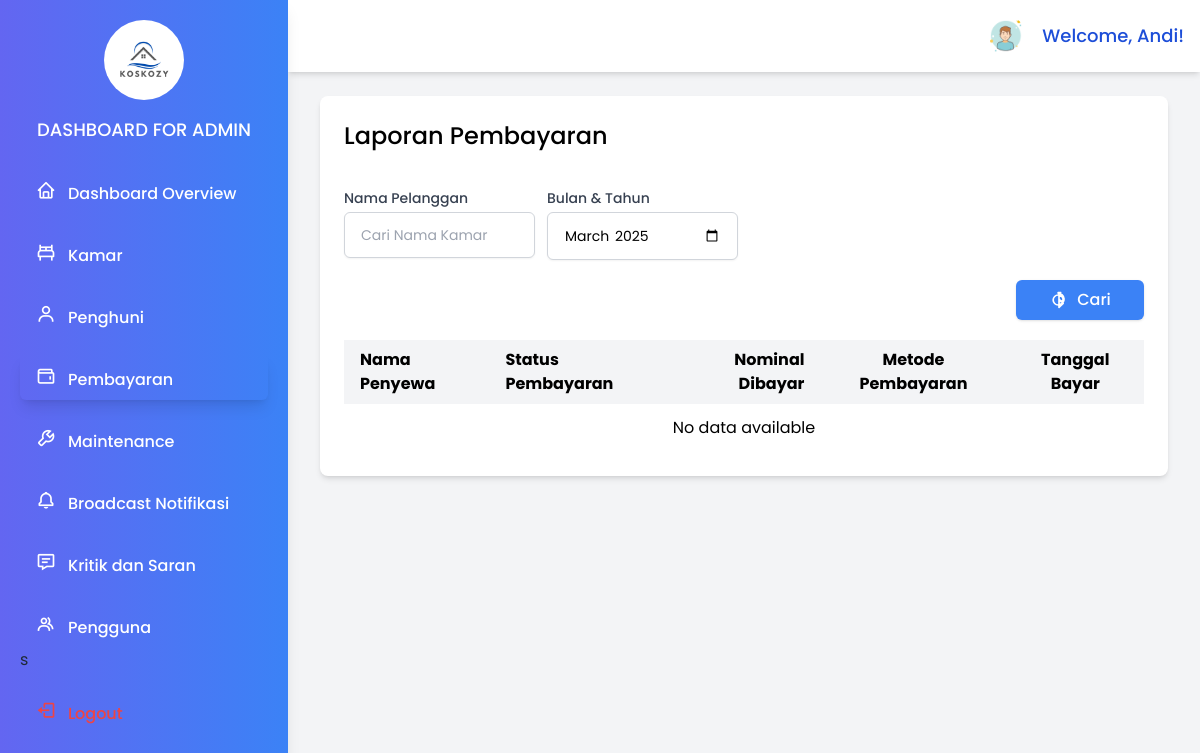
Before: /page/admin/pembayaran.php (signed in) with the older database file.
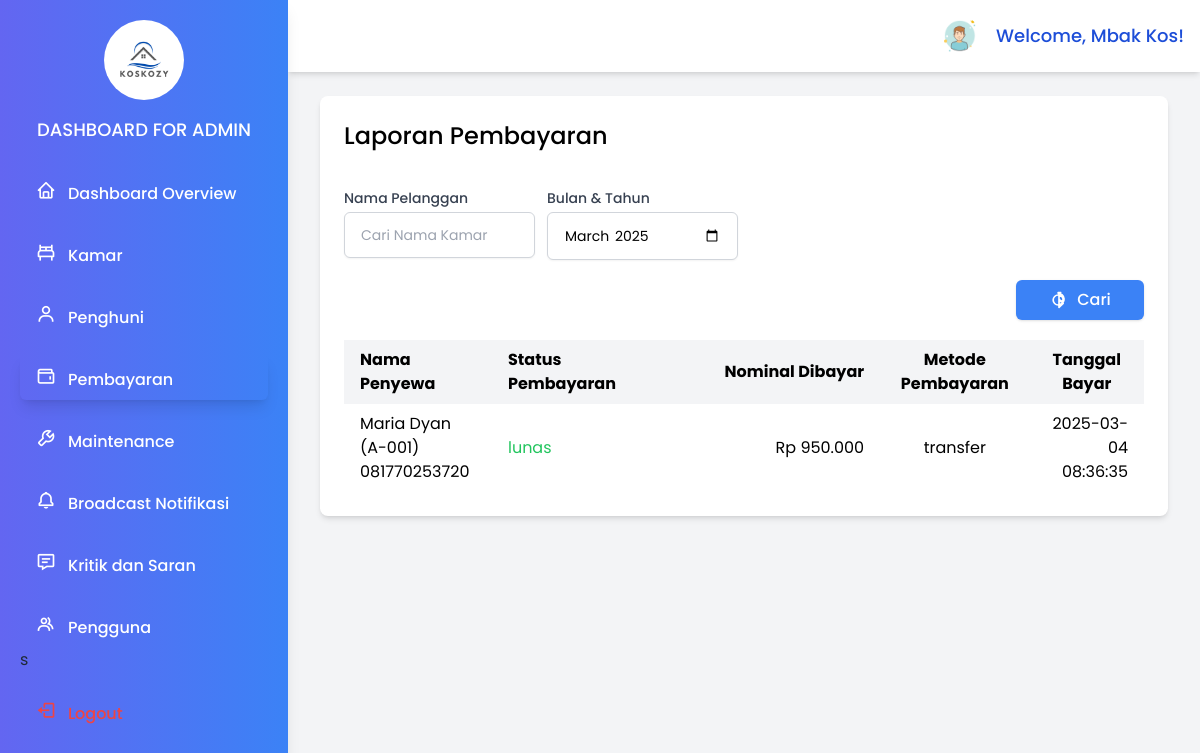
After: the same page with the newer database file.
### tables this page shows
CREATE TABLE `users` (
  `id` int(11) NOT NULL,
  `username` varchar(50) NOT NULL,
  `name` varchar(225) NOT NULL,
  `password_hash` varchar(255) NOT NULL,
  `role` enum('admin','superadmin','user') NOT NULL,
  `created_at` timestamp NOT NULL DEFAULT current_timestamp(),
  `updated_at` timestamp NOT NULL DEFAULT current_timestamp() ON UPDATE current_timestamp()
);

CREATE TABLE `pembayaran` (
  `id` int(11) NOT NULL,
  `penghuni_id` int(11) NOT NULL,
  `jumlah` decimal(10,2) NOT NULL,
  `tanggal_bayar` date NOT NULL,
  `status` enum('pending','lunas','gagal') DEFAULT 'pending',
  `metode` enum('cash','transfer','qris') NOT NULL,
  `bukti_transfer` varchar(255) DEFAULT NULL,
  `created_at` timestamp NOT NULL DEFAULT current_timestamp(),
  `updated_at` timestamp NOT NULL DEFAULT current_timestamp() ON UPDATE current_timestamp()
);

CREATE TABLE `penghuni` (
  `id` int(11) NOT NULL,
  `room_id` int(11) NOT NULL,
  `nama` varchar(255) NOT NULL,
  `jenis_kelamin` varchar(10) NOT NULL,
  `nomor_telepon` varchar(50) DEFAULT NULL,
  `alamat_asal` text DEFAULT NULL,
  `status` enum('active','inactive') DEFAULT 'active',
  `tanggal_masuk` date DEFAULT NULL,
  `tanggal_keluar` date DEFAULT NULL,
  `ktp` varchar(50) DEFAULT NULL,
  `nomor_darurat` varchar(50) DEFAULT NULL,
  `username` varchar(50) NOT NULL,
  `password` varchar(255) NOT NULL,
  `created_at` timestamp NOT NULL DEFAULT current_timestamp(),
  `updated_at` timestamp NOT NULL DEFAULT current_timestamp() ON UPDATE current_timestamp()
);

CREATE TABLE `rooms` (
  `id` int(11) NOT NULL,
  `name` varchar(255) NOT NULL,
  `type` varchar(50) NOT NULL,
  `ac` varchar(225) NOT NULL,
  `price` decimal(10,2) NOT NULL,
  `status` varchar(225) DEFAULT NULL,
  `capacity` int(11) NOT NULL,
  `description` text DEFAULT NULL,
  `created_at` timestamp NOT NULL DEFAULT current_timestamp(),
  `updated_at` timestamp NOT NULL DEFAULT current_timestamp() ON UPDATE current_timestamp()
);

### page/admin/pembayaran.php (the view, shortened to what the changed rows need)
<?php
$host = 'localhost';
$dbname = 'kos_management';
$username = 'root';
$password = '';
try {
   $pdo = new PDO("mysql:host=$host;dbname=$dbname", $username, $password);
   $pdo->setAttribute(PDO::ATTR_ERRMODE, PDO::ERRMODE_EXCEPTION);
   $session_username = $_SESSION['username'];
   $stmt = $pdo->prepare("SELECT name FROM users WHERE username = :username");
   $stmt->execute(['username' => $session_username]);
   $admin = $stmt->fetch(PDO::FETCH_ASSOC);
   $admin_name = $admin['name'] ?? 'Admin';
   $limit = isset($_GET['limit']) ? (int)$_GET['limit'] : 10;
   $page = isset($_GET['page']) ? (int)$_GET['page'] : 1;
   $offset = ($page - 1) * $limit;
   $penghuni_id = isset($_GET['penghuni_id']) ? $_GET['penghuni_id'] : '';
   $month_year = isset($_GET['month_year']) ? $_GET['month_year'] : '';
               $sql = "SELECT
               A.*,
               B.nama AS nama_penghuni,
               B.nomor_telepon AS penghuni_nomor_telepon ,
               C.name AS nomor_kamar
            FROM pembayaran A
            INNER JOIN penghuni B ON A.penghuni_id = B.id
            INNER JOIN rooms C on B.room_id = C.id
           WHERE penghuni_id LIKE :penghuni_id
           AND (:month_year = '' OR DATE_FORMAT(tanggal_bayar, '%Y-%m') = :month_year)
           ORDER BY tanggal_bayar DESC
           LIMIT :limit OFFSET :offset";
   $stmt_bayar = $pdo->prepare($sql);
   $stmt_bayar->bindValue(':penghuni_id', "%$penghuni_id%");
   $stmt_bayar->bindValue(':month_year', $month_year);
   $stmt_bayar->bindValue(':limit', $limit, PDO::PARAM_INT);
   $stmt_bayar->bindValue(':offset', $offset, PDO::PARAM_INT);
   $stmt_bayar->execute();
   $bayar = $stmt_bayar->fetchAll(PDO::FETCH_ASSOC);
} catch (PDOException $e) {
   echo 'Connection failed: ' . $e->getMessage();
   exit();
}
?>
<!DOCTYPE html>
<html lang="en">
<head>
   <script src="https://cdn.tailwindcss.com"></script>
   <link href="https://unpkg.com/boxicons@2.1.4/css/boxicons.min.css" rel="stylesheet">
</head>
<body class="bg-gray-100 min-h-screen">
<div id="sidebar" class="hidden md:block w-72 h-full bg-gradient-to-r from-indigo-500 to-blue-500 text-gray-800 fixed top-0 left-0 p-5  flex-col shadow-lg z-50">
   <div class="mb-6 text-center">
      <h1 class="text-lg font-medium text-white mt-4 uppercase">
         Dashboard for Admin
      </h1>
   </div>
</div>
<div class="md:ml-72 flex flex-col min-h-screen">
   <nav class="flex items-center justify-end bg-white p-4 fixed top-0  md:left-72 right-0 shadow-md z-10">
      <div class="flex items-center space-x-4 ">
         <a href="#" class="profile">
            <img src="../../assets/logo/user.png" alt="Profile" class="h-10 w-10 rounded-full">
         </a>
         <span class="text-sm md:text-lg font-medium text-blue-700">
            Welcome, <?php echo htmlspecialchars($admin_name); ?>!
         </span>
      </div>
   </nav>
   <div class="p-8">
      <div class="bg-white rounded-lg shadow-md">
         <div class="p-6 mt-16">
            <div class="justify-between flex mb-5">
               <h2 class="text-2xl font-medium mb-4">Laporan Pembayaran</h2>
            </div>
            <div class="overflow-x-auto">
               <table class="min-w-full table-auto">
                  <thead>
                     <tr class="bg-gray-100">
                        <th class="px-4 py-2 text-left">Nama Penyewa</th>
                        <th class="px-4 py-2 text-left">Status Pembayaran</th>
                        <th class="px-4 py-2 text-right">Nominal Dibayar</th>
                        <th class="px-4 py-2 text-center">Metode Pembayaran</th>
                        <th class="px-4 py-2 text-center">Tanggal Bayar</th>
                     </tr>
                  </thead>
                  <tbody>
                     <?php if (empty($bayar)): ?>
                        <tr>
                           <td colspan="5" class="text-center py-3">No data available</td>
                        </tr>
                     <?php else: ?>
                        <?php foreach ($bayar as $bayar): ?>
                           <tr>
                              <td class="px-4 py-2"><?php echo htmlspecialchars($bayar['nama_penghuni']); ?>  (<?php echo htmlspecialchars($bayar['nomor_kamar']); ?>) <br> <?php echo htmlspecialchars($bayar['penghuni_nomor_telepon']); ?></td>
                              <td class="px-4 py-2 text-green-500"><?php echo htmlspecialchars($bayar['status']); ?></td>
                              <td class="px-4 py-2 w-60 text-right">
                                 <?php echo 'Rp ' . number_format($bayar['jumlah'], 0, ',', '.'); ?>
                              </td>
                              <td class="px-4 py-2 text-center"><?php echo htmlspecialchars($bayar['metode']); ?></td>
                              <td class="px-4 py-2 text-right"><?php echo htmlspecialchars($bayar['created_at']); ?></td>
                           </tr>
                        <?php endforeach; ?>
                     <?php endif; ?>
                  </tbody>
               </table>
            </div>
         </div>
      </div>
   </div>
</div>
</body>
</html>

Changed rows visible on the page:
changed users: name "Andi" → "Mbak Kos"
added pembayaran: penghuni.nama "Maria Dyan", rooms.name "A-001", penghuni.nomor_telepon "081770253720", status "lunas", jumlah "950.000", metode "transfer", created_at "2025-03-04 08:36:35"
Other visible differences:
text no longer shown: "No data available"
